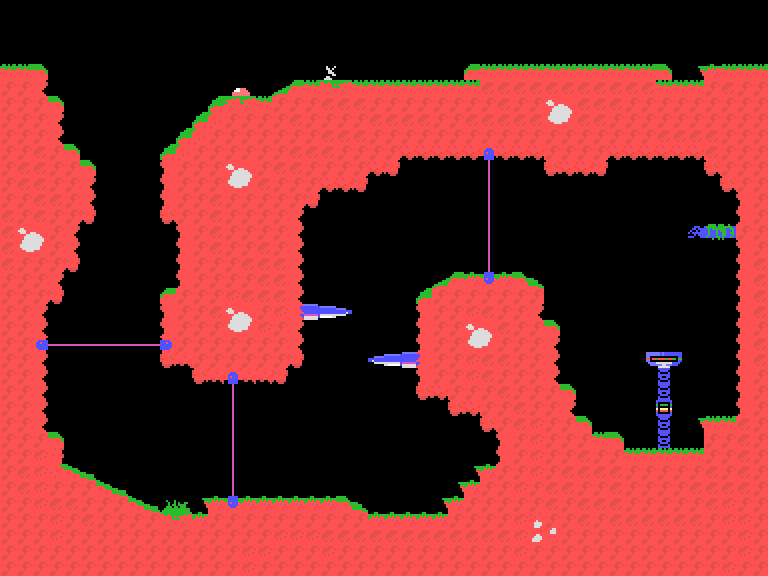

Below is a game level as drawn by its tile map, then a one-line description and the .tmx that defines it (tile-layer data replaced by summaries):
An orthogonal 48x36 tile map with 16x16 px tiles, 1 tile layer (Tile Layer 1).

<map version="1.0" orientation="orthogonal" renderorder="right-down" width="48" height="36" tilewidth="16" tileheight="16" nextobjectid="1">
 <properties>
  <property name="name" value="a map" />
 </properties>
 <tileset firstgid="1" name="graphics" tilewidth="16" tileheight="16" tilecount="256">
  <image source="tiles-16x16-MSX.png" width="256" height="256" />
 </tileset>
 <layer name="Tile Layer 1" width="48" height="36">
  <data>[1728 cells, 1728 non-empty, 59 distinct tile ids]</data>
 </layer>
</map>
